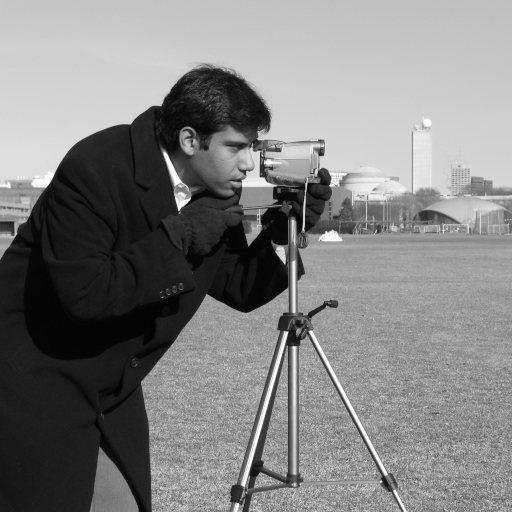
#> input picture skimage.data.camera(), 512 x 512 px
$ jupyter execute '02-Linear filtering.ipynb'   (shell and % lines are left out)   (older library calls are emulated)
#> lines starting #> are read from the running program, lines starting #| are printed output that depends on the picture
[cell 1]
import sys
sys.path.insert(0,'..')
from IPython.display import HTML,Image,SVG,YouTubeVideo
from helpers import header,compare

HTML(header())
#> (this line was passed over: helpers is not available in this run)

# Linear filtering

In the previous chapter, the processed value of a pixel was only a function of its orignal value. Here the processed value will also take into account the surrounding pixels as well. We speak about pixel *neighborhood. *

## Neighborhood
Pixel neighborhood is defined by a binary structuring element $B$ having an origin.

[cell 2]
Image('http://homepages.ulb.ac.be/~odebeir/data/b.png')

For a specific pixel (the gray one below), the neighborhood defined by $B$ ...

[cell 3]
Image('http://homepages.ulb.ac.be/~odebeir/data/b1.png')

is the ensemble of pixels belonging to $B$ when its origin is moved on the pixel of interest.

[cell 4]
Image('http://homepages.ulb.ac.be/~odebeir/data/b2.png')

Structuring elements can have any size and shape. Often the size of the structuring element will directly impact the process and also the processing time.

The previous element is known as the 4-neighbors.

Common structuring element are:

[cell 5]
Image('http://homepages.ulb.ac.be/~odebeir/data/b3.png')

the upper right is known as the 8-neighbors, we understand why...

One also use bigger element, such as disk with a bigger radious such as:

[cell 6]
from skimage.morphology import disk
import numpy as np
import matplotlib.pyplot as plt
from matplotlib import cm
from skimage.data import camera
plt.style.use('ggplot')

Question:
* what appens close to the borders ?

[cell 7]
Image('http://homepages.ulb.ac.be/~odebeir/data/b5.png')

Because the neighboorhood is not defined when one pixel of $B$ is outside the image, only the innerpart of the image can by processed by a structuring element.

[cell 8]
Image('http://homepages.ulb.ac.be/~odebeir/data/b6.png')

## Local processing
A first local process we can do using a structring element is a weighted sum of the pixels value inside the neighborhood.

We associate, with each element of the structuring element, a weight.

This is also known as the convolution of the image with the structuring element.

[cell 9]
Image('http://homepages.ulb.ac.be/~odebeir/data/conv1.png')

Let's have a look on a real example ... the cameraman, we apply the mean filter which is basically the sum of the pixels inside the structuring element, divided by the number of pixels of the structuring element.

[cell 10]
from skimage.morphology import disk
from skimage.data import camera
from skimage.filters.rank import mean

g = camera()[-1:2:-1,::2]
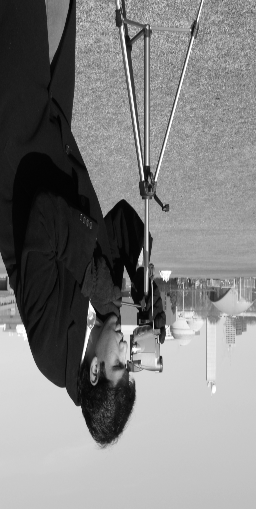
#> g: shape (509, 256); min 0, max 255, mean 128.6
f = mean(g,disk(1))
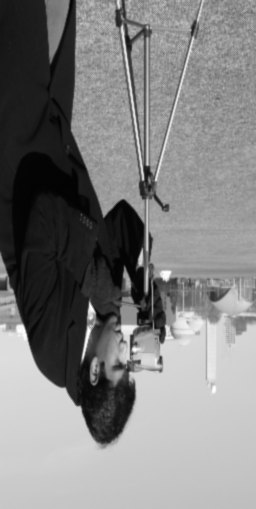
#> f: shape (509, 256); min 2, max 255, mean 128.2

compare(f,g,roi=[350,400,100,150])
#> (this line was passed over: helpers is not available in this run)

We observe that noise is smoothed and that small details can disappear. If we increase the radius of the structuring element we see how bigger borders are blurred.

[cell 11]
f = mean(g,disk(4))
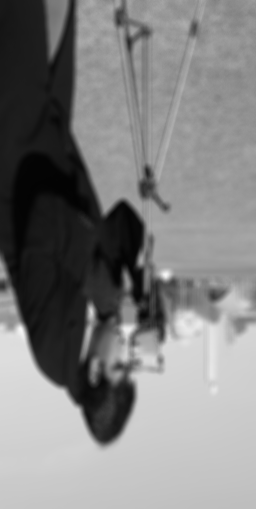
#> f: shape (509, 256); min 3, max 247, mean 128.1
compare(f,g,roi=[350,400,100,150])
#> (this line was passed over: helpers is not available in this run)

On can implement the convolution algorithm using embedded loops for a structuring element 3x3:

    I = [source image]
    F = [destination image]
    n  = 9
    for x in 1:sizex-1:
        for y in 1:sizey-1:
            sum = 0
            for i in -1:+1:
                for j in -1:+1:
                    sum += I[n+i,m+j]
            F[n,m] = sum/n

as the structuring element increases in size, the number of loops is increasing fast...

Questions:

* How the previous example returns a value for pixels close to the border ?
* what should be the destination image type ?

## Fourier transform
### recall
Fourier analysis allows to play with a signal in the frequency domain.

In 1D signal, the continuous Fourier transform of a function $f(x)$ is given by:

$$F(u)= \mathcal{F(f(x))} = \int_{-\infty}^\infty f(x)\ e^{- i \, 2\pi \, ux}\,dx,$$

$$ e^{- i \, 2\pi \, ux} = \cos(2\pi\, ux) - i\,\sin(2\pi\, ux)$$

the $u$ variable is in the frequency domain,

in general, the Fourier transform of a real signal is complex,

$$ F(u) = |F(u)|\, e^{\,i \, \phi(u)}$$

with an amplitude:

$$ |F(u)| = \big[R²(u) + I²(u)\big]^{1/2} $$

and a phase:

$$ \phi(u) = \tan^{-1} \big(\frac{I(u)}{R(u)}\big)$$

the inverse Fourier transform is given by:

$$f(x) = \mathcal{F}^{-1}(F(u)) =  \int_{-\infty}^\infty F(u)\ e^{ i \, 2\pi \, ux}\,du,$$

the magnitude function $|F(u)|^2$ is called the Fourier spectrum  or power spectrum of $f(x)$.

Power spectrum for several 1D step.

[cell 12]
import numpy as np
from numpy.fft import fft,fftshift,ifftshift
import matplotlib.pyplot as plt
import matplotlib.cm as cm

def step_power(length):
#> called with length = 1
    nsample = 100
    t = np.arange(nsample)
    x = t<=length
    fx = fftshift(fft(x))
    power = np.abs(fx)**2
    angle = np.angle(fx)

    plt.figure()
#> (this line was passed over: IPython is not available in this run)
    plt.subplot(1,2,1)
#> (this line was passed over: IPython is not available in this run)
    plt.gca().set_ylim([0,1.2])
#> (this line was passed over: IPython is not available in this run)
    plt.title('$f(x)$')
#> (this line was passed over: IPython is not available in this run)
